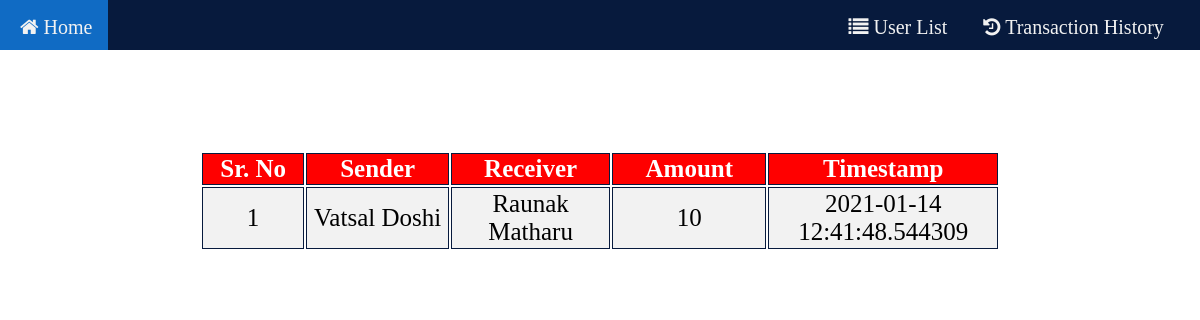
/transaction.php, run on the app's committed database.
### tables this page shows
CREATE TABLE `trans` (
  `transaction id` int(20) NOT NULL,
  `sender` varchar(20) NOT NULL,
  `reciever` varchar(20) NOT NULL,
  `amount` float NOT NULL,
  `date_time` timestamp(6) NOT NULL DEFAULT current_timestamp(6) ON UPDATE current_timestamp(6)
);

### transaction.php (the view, shortened to what this page needs)
<!DOCTYPE html>
<html>
<head>
<link rel="stylesheet" href="https://cdnjs.cloudflare.com/ajax/libs/font-awesome/4.7.0/css/font-awesome.min.css">
	<link rel="stylesheet" type="text/css" href="navbar.css">
</head>
<body>
    <div id="navbar">
    <a class="hi" href="index.php"><i class="fa fa-home"></i> Home</a>
    <a class="hello" href="table.php"><i class="fa fa-list"></i> User List</a>
    <a class="bye" href="transaction.php"><i class="fa fa-history"></i> Transaction History</a>
    </div>
	<?php include'connection.php' ?>
	<h1>Transaction History</h1>
	<table class="middle">
    <thead>
        <tr>
        <th>Sr. No</th>
            <th>Sender</th>
            <th>Receiver</th>
            <th>Amount</th>
            <th>Timestamp</th>
        </tr>
    </thead>
    <tbody>
		<?php $sql = "SELECT * FROM trans";
        $result = mysqli_query($conn, $sql);?>
    	<?php while( $row = mysqli_fetch_array($result)) : ?>
		<tr>
            <td><?php echo $row['transaction id']; ?></td>
            <td><?php echo $row['sender']; ?></td>
            <td><?php echo $row['reciever']; ?></td>
            <td><?php echo $row['amount']; ?></td>
            <td><?php echo $row['date_time']; ?> </td>
        </tr>
        <?php endwhile ?>
    </tbody>
	</table>
</body>
</html>

### navbar.css (style rules this page uses)
#navbar { overflow: hidden; background-color: #071a3d; height: 50px; font-size: 35px; }
#navbar a { float: left; display: block; color: #f2f2f2; text-align: center; padding: 16px; text-decoration: none; padding-left: 20px; }
.hello { margin-left: 20px; float: right; }
.bye { margin-right: 20px; float: right; }
.hi { margin-right: 700px; float: right; }

### transaction.php (style rules this page uses)
table { width: 800px; height: 100px; color: black; font-size: 20px; border-color: white; }
tr, th, td { border: 1px solid #071a3d ; width: 800px; }
th,td { text-align: center; width: 800px; }
th { background-color: red ; color: white; width: 800px; }
body { background-image: url("https://img.freepik.com/free-photo/colour-smoke-background_71163-197.jpg?size=626&ext=jpg"); margin: 0; background-repeat: no-repeat; background-size: cover; }
.middle { margin-left: auto; margin-right: auto; width: 800px; }
h1 { text-align: center; font-size: 40px; color: white; }
a { color: white; font-size:20px; }
tr { font-size:25px; border: 2px solid black; background-color: #f2f2f2; }

### data on the page
trans: transaction id "1", sender "Vatsal Doshi", reciever "Raunak Matharu", amount "10", date_time "2021-01-14 12:41:48.544309"
